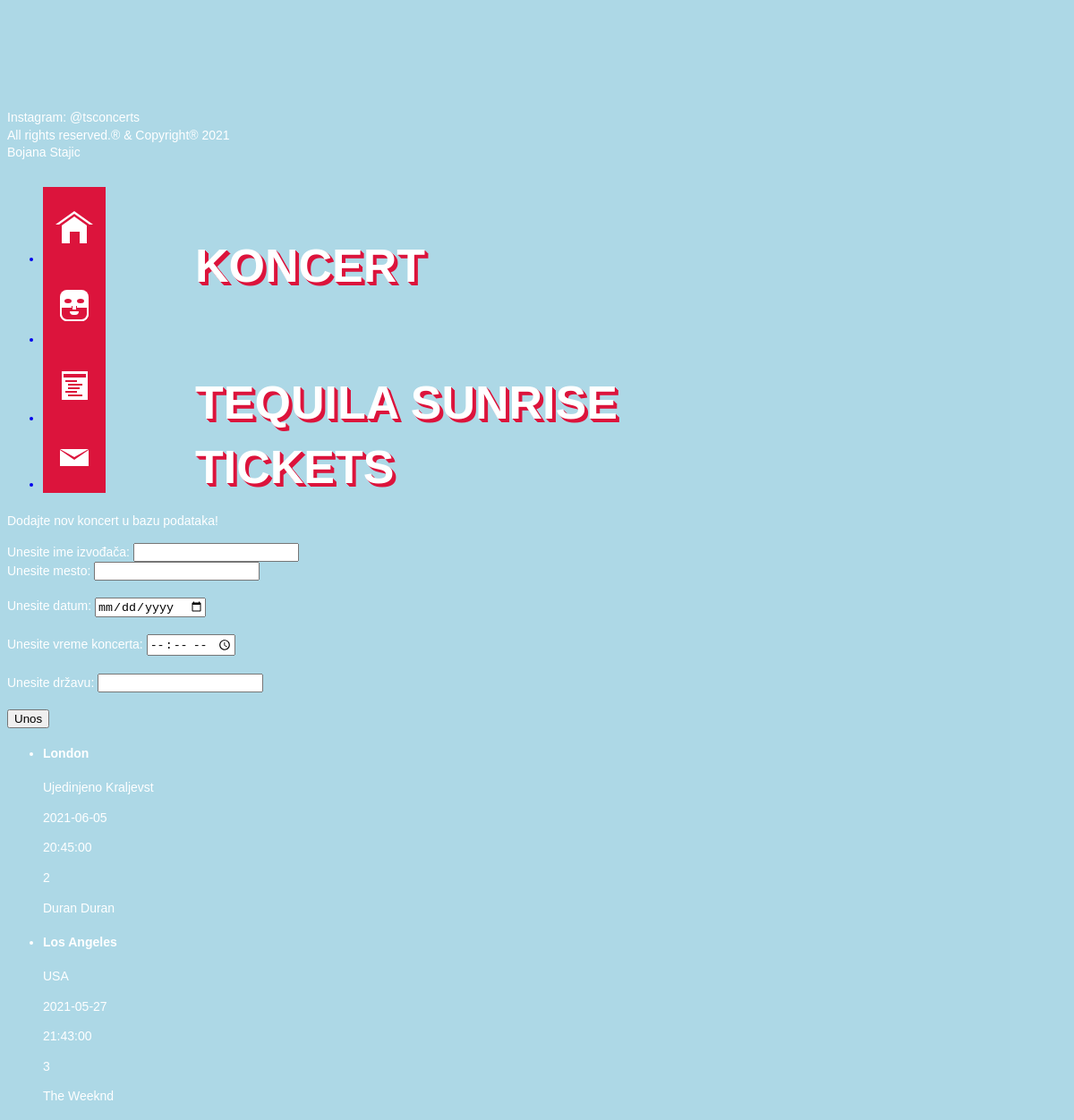
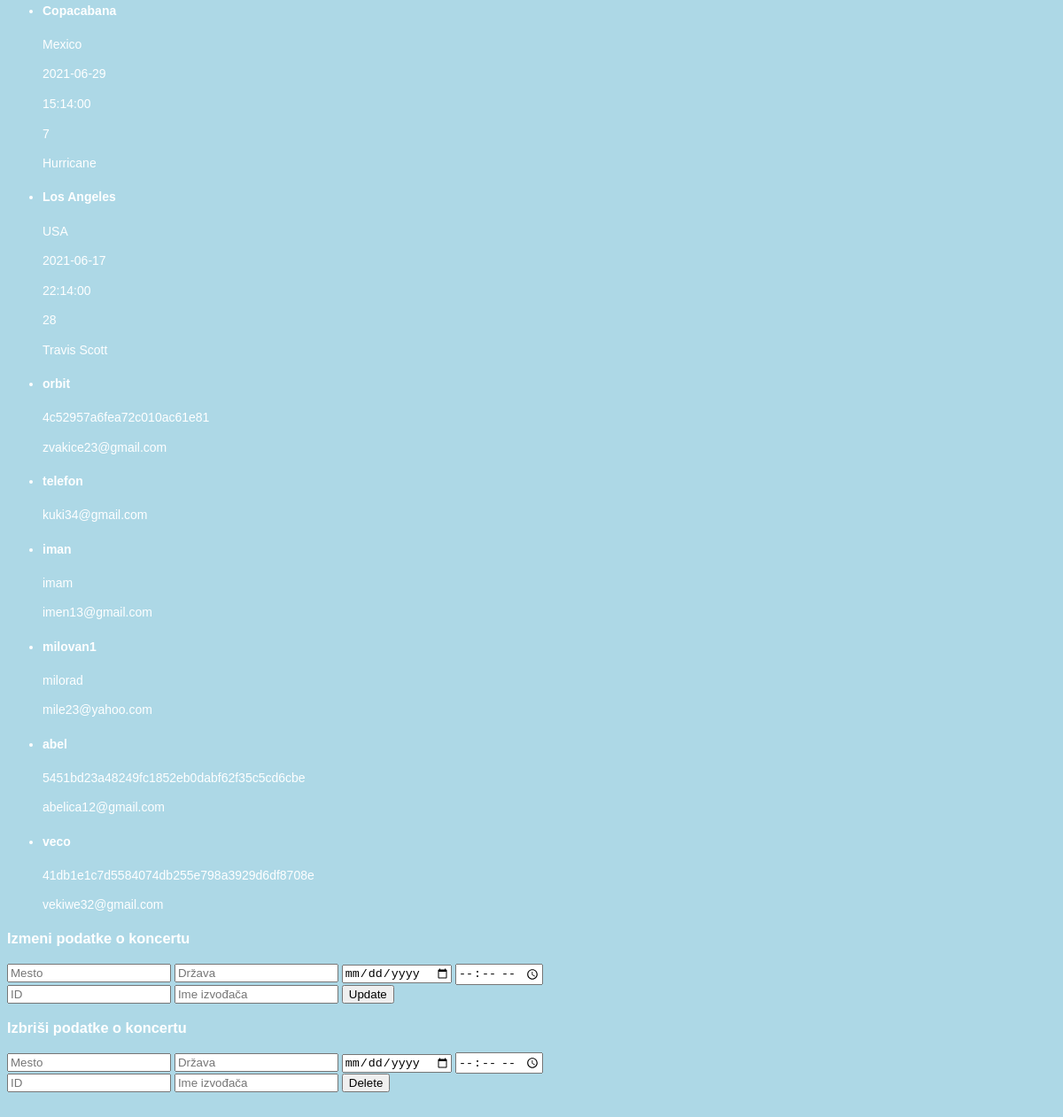
The app's page /admin.php with its own data (2 pictures, top to bottom).
### tables this page shows
CREATE TABLE `koncert` (
  `mesto` text NOT NULL,
  `država` text NOT NULL,
  `datum` date NOT NULL,
  `vreme` time NOT NULL,
  `idIzvodjac` int(11) NOT NULL,
  `ime_izvođač` text NOT NULL
);

CREATE TABLE `registracija` (
  `username` varchar(20) NOT NULL,
  `password` text NOT NULL,
  `email` varchar(30) NOT NULL,
  `Id_login` int(11) NOT NULL,
  `admin` tinyint(1) NOT NULL DEFAULT 0
);

### admin.php (the view, shortened to what this page needs)
<!DOCTYPE html>
<html lang="en">
<head>
    <link rel="stylesheet" href="css.css?v=<?php echo time(); ?>">
</head>
<body>
    <footer>
        <p>Instagram: @tsconcerts <br> All rights reserved.® & Copyright® 2021 <br>Bojana Stajic</p>
    </footer>
    <nav>
        <ul>
            <a href="pocetna.php">
                <li>
                    <div class="home-icon">
                        <div class="roof">
                            <div class="roof-edge"></div>
                        </div>
                        <div class="front"></div>
                    </div>
                </li>
            </a>
            <a href="login.php">
                <li>
                    <div class="about-icon">
                        <div class="head">
                            <div class="eyes"></div>
                            <div class="beard"></div>
                        </div>
                    </div>
                </li>
            </a>
            <a href="koncert.php">
                <li>
                    <div class="work-icon">
                        <div class="paper"></div>
                    </div>
                </li>
            </a>
            <a href="kontakt.php">
                <li>
                    <div class="mail-icon">
                        <div class="mail-base">
                            <div class="mail-top"></div>
                        </div>
                    </div>
                </li>
            </a>
        </ul>
    </nav>
    <section>
        <h1>Koncert</h1>
        <h1>Tequila Sunrise Tickets</h1>
    </section>
    <form action="koncertscript.php" method="post" name="form">
        <p>Dodajte nov koncert u bazu podataka!</p>
        Unesite ime izvođača: <input type="text" name="ime_izvođač" required><br />
        Unesite mesto: <input type="text" name="mesto" required><br /><br />
        Unesite datum: <input type="date" name="datum" required><br /><br />
        Unesite vreme koncerta: <input type="time" name="vreme" required><br /><br />
        Unesite državu: <input type="text" name="država" required><br /><br />
        <input type="Submit" value="Unos">
    </form>
</body>
</html>
<?php
try {
    $con = new PDO("mysql:host=localhost;dbname=tequila_sunrise", "root", "");
    $con->setAttribute(PDO::ATTR_ERRMODE, PDO::ERRMODE_EXCEPTION);
} catch (PDOException $e) {
    echo "Error: " . $e->getMessage();
}
$sql = "SELECT * FROM koncert";
$result = $con->query($sql);
while ($row = $result->fetch()) {
    echo "<div id='pattern' class='pattern'>
                <ul class='list img-list'>
                    <li>
                        <div class='li-text'>
                            <h4 class='li-head'>" . $row["mesto"] . "</h4>
                            <p class='li-sub'>" . $row["država"] . " </p>
                            <p class='li-sub'>" . $row["datum"] . " </p>
                            <p class='li-sub'>" . $row["vreme"] . " </p>
                            <p class='li-sub'>" . $row["idIzvodjac"] . " </p>
                            <p class='li-sub'>" . $row["ime_izvođač"] . " </p>
                        </div>
                    </li>
                </ul>
            </div>
        </div>";
}
?>
<?php
try {
    $con = new PDO("mysql:host=localhost;dbname=tequila_sunrise", "root", "");
    $con->setAttribute(PDO::ATTR_ERRMODE, PDO::ERRMODE_EXCEPTION);
} catch (PDOException $e) {
    echo "Error: " . $e->getMessage();
}
$sql = "SELECT * FROM registracija";
$result = $con->query($sql);
while ($row = $result->fetch()) {
    echo "<div id='pattern' class='pattern'>
                <ul class='list img-list'>
                    <li>
                        <div class='li-text'>
                            <h4 class='li-head'>" . $row["username"] . "</h4>
                            <p class='li-sub'>" . $row["password"] . " </p>
                            <p class='li-sub'>" . $row["email"] . " </p>
                        </div>
                    </li>
                </ul>
            </div>
        </div>";
}
?>
<?php
include "skripta.php";
$id = $_GET['idIzvodjac'];
$qry = mysqli_query($db, "select * from koncert where idIzvodjac ='$id'");
$data = mysqli_fetch_array($qry);
?>
<h3>Izmeni podatke o koncertu</h3>
<form method="POST">
    <input type="text" name="mesto" value="<?php echo $data['mesto'] ?>" placeholder="Mesto" Required>
    <input type="text" name="država" value="<?php echo $data['država'] ?>" placeholder="Država" Required>
    <input type="date" name="datum" value="<?php echo $data['datum'] ?>" placeholder="Datum" Required>
    <input type="time" name="vreme" value="<?php echo $data['vreme'] ?>" placeholder="Vreme" Required>
    <input type="number" name="idIzvodjac" value="<?php echo $data['idIzvodjac'] ?>" placeholder="ID" Required>
    <input type="text" name="ime_izvođač" value="<?php echo $data['ime_izvođač'] ?>" placeholder="Ime izvođača" Required>
    <input type="submit" name="update" value="Update">
</form>
<h3>Izbriši podatke o koncertu</h3>
<form method="POST">
    <input type="text" name="mesto" value="<?php echo $data['mesto'] ?>" placeholder="Mesto" Required>
    <input type="text" name="država" value="<?php echo $data['država'] ?>" placeholder="Država" Required>
    <input type="date" name="datum" value="<?php echo $data['datum'] ?>" placeholder="Datum" Required>
    <input type="time" name="vreme" value="<?php echo $data['vreme'] ?>" placeholder="Vreme" Required>
    <input type="number" name="idIzvodjac" value="<?php echo $data['idIzvodjac'] ?>" placeholder="ID" Required>
    <input type="text" name="ime_izvođač" value="<?php echo $data['ime_izvođač'] ?>" placeholder="Ime izvođača" Required>
    <input type="submit" name="delete" value="Delete">
</form>

### css.css (style rules this page uses)
*,*:before,*:after { box-sizing: border-box; }
:after { content: ""; }
section { position: relative; left: 100px; }
h1 { margin:80px 0 10px 0; font-size: 52px; font-family: 'Montserrat', sans-serif; text-transform: uppercase; text-shadow: 1px 1px 0px #DC143C, 2px 2px 0px #DC143C, 3px 3px 0px #DC143C, 4px 4px 0px #DC143C; }
body { padding: 100px 0; background: lightblue; color: white; max-width:640px; font-family: 'Montserrat', sans-serif; font-size: 14px; line-height:1.4; motion-rotation: anti-aliased; background-image: url(concert1.jpg); position: relative; }
nav { float: left; position: relative; top: 0; left: 0; background: transparent; }
nav ul { text-align: center; }
nav ul li { position: relative; width: 70px; cursor: pointer; background: crimson; text-transform: uppercase; transition:all .4s ease-out; }
nav ul li:after { position: absolute; background: white; color: crimson; top:0; left: 70px; width: 70px; height: 100%; opacity:.5; transform: perspective(400px) rotateY(90deg); transform-origin: 0 100%; transition:all .4s ease-out; }
nav ul a:nth-child(1) li:after { content: "Početna"; line-height: 88px; }
nav ul a:nth-child(2) li:after { content: "Register/Login"; line-height: 88px; }
nav ul a:nth-child(3) li:after { content: "Koncerti"; line-height: 85px; }
nav ul a:nth-child(4) li:after { content: "Kontakt"; line-height: 80px; }
nav ul li > div { display: inline-block; padding: 25px 0; background: transparent; }
nav ul li div { position: relative; }
.roof { width: 0; height: 0; top:2px; border-style: solid; border-width: 0 21px 15px 21px; border-color: transparent transparent #ffffff transparent; }
.roof-edge { position: absolute; z-index: 20; left: -17px; top: 3px; width: 0; height: 0; border-style: solid; border-width: 0 17px 12px 17px; border-color: transparent transparent crimson transparent; }
.roof-edge:after { position: absolute; left: -14.5px; top: 3px; width: 0; height: 0; border-style: solid; border-width: 0 14.5px 10px 14.5px; border-color: transparent transparent white transparent; }
.front { position: relative; top: 3px; width: 28.5px; height: 20px; margin: 0 auto; background: white; }
.front:after { position: absolute; background: crimson; width: 11px; height: 13px; bottom: 0; left:9px; }
.head { width: 32px; height: 35px; background: white; border-radius:8px; }
.head:after { width: 4px; height: 10px; background: white; position: absolute; border-radius:4px 0 0 4px; top:21px; left: 14px; transform:rotate(270deg); }
.eyes { width: 8px; height: 5px; border-radius: 50%; position: absolute; top: 10px; left: 5px; background: crimson; }
.eyes:after { width: 8px; height: 5px; border-radius: 50%; position: absolute; top: 0; left: 14px; background: crimson; }
.beard { width: 32px; height: 17px; background: crimson; border:2px solid white; position: absolute; bottom: 0; left: 0; border-radius:0 0 8px 8px; }
.beard:after { position: absolute; top:-2px; left: 11px; background: white; width:6px; height: 4px; border-left:1px solid crimson; border-right:1px solid crimson; }
.paper { position: relative; height:32px; width: 29px; background: white; border:2px solid white; }
.paper:after { position: absolute; top:1px; left: 0; width: 25px; height: 29px; background: white; border-top:4px solid crimson; }
.mail-base { position: relative; width: 32px; height: 18px; background: white; }
.mail-top { position: absolute; z-index: 20; left: 0; top: 0; width: 0; height: 0; transform: rotate(180deg); border-style: solid; border-width: 0 16px 11px 16px; border-color: transparent transparent crimson transparent; }
.mail-top:after { position: absolute; z-index: 20; left: -16px; top: 3px; width: 0; height: 0; border-style: solid; border-width: 0 16px 9px 16px; border-color: transparent transparent white transparent; }

### records on screen
koncert: mesto "London", država "Ujedinjeno Kraljevst", datum "2021-06-05", vreme "20:45:00", idIzvodjac "2", ime_izvođač "Duran Duran"
koncert: mesto "Los Angeles", država "USA", datum "2021-05-27", vreme "21:43:00", idIzvodjac "3", ime_izvođač "The Weeknd"
koncert: mesto "Copacabana", država "Mexico", datum "2021-06-29", vreme "15:14:00", idIzvodjac "7", ime_izvođač "Hurricane"
koncert: mesto "Los Angeles", država "USA", datum "2021-06-17", vreme "22:14:00", idIzvodjac "28", ime_izvođač "Travis Scott"
registracija: username "orbit", password "4c52957a6fea72c010ac61e81", email "zvakice23@gmail.com"
registracija: username "telefon", email "kuki34@gmail.com"
registracija: username "iman", password "imam", email "imen13@gmail.com"
registracija: username "milovan1", password "milorad", email "mile23@yahoo.com"
registracija: username "abel", password "5451bd23a48249fc1852eb0dabf62f35c5cd6cbe", email "abelica12@gmail.com"
registracija: username "veco", password "41db1e1c7d5584074db255e798a3929d6df8708e", email "vekiwe32@gmail.com"
